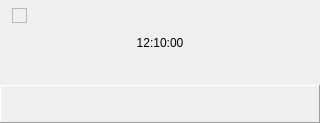
<?xml version="1.0" encoding="UTF-8"?>
<ui version="4.0">
 <class>Clock_form</class>
 <widget class="QWidget" name="Clock_form">
  <property name="geometry">
   <rect>
    <x>921</x>
    <y>566</y>
    <width>320</width>
    <height>123</height>
   </rect>
  </property>
  <property name="toolTip">
   <string></string>
  </property>
  <property name="windowTitle">
   <string>Clock</string>
  </property>
  <widget class="QLabel" name="Panel1">
   <property name="geometry">
    <rect>
     <x>0</x>
     <y>0</y>
     <width>320</width>
     <height>85</height>
    </rect>
   </property>
   <property name="text">
    <string>12:10:00</string>
   </property>
   <property name="enabled">
    <bool>true</bool>
   </property>
   <property name="alignment">
    <enum>Qt::AlignCenter</enum>
   </property>
   <property name="layoutDirection">
    <enum>Qt::LeftToRight</enum>
   </property>
   <property name="toolTip">
    <string></string>
   </property>
   <property name="palette">
    <palette>
     <active>
      <colorrole role="WindowText">
       <brush brushstyle="SolidPattern">
        <color alpha="255">
         <red>0</red>
         <green>0</green>
         <blue>0</blue>
        </color>
       </brush>
      </colorrole>
     </active>
     <inactive>
      <colorrole role="WindowText">
       <brush brushstyle="SolidPattern">
        <color alpha="255">
         <red>0</red>
         <green>0</green>
         <blue>0</blue>
        </color>
       </brush>
      </colorrole>
     </inactive>
     <disabled>
      <colorrole role="WindowText">
       <brush brushstyle="SolidPattern">
        <color alpha="255">
         <red>0</red>
         <green>0</green>
         <blue>0</blue>
        </color>
       </brush>
      </colorrole>
     </disabled>
    </palette>
   </property>
   <property name="frameShape">
    <enum>QFrame::NoFrame</enum>
   </property>
  </widget>
  <widget class="QLabel" name="Panel2">
   <property name="geometry">
    <rect>
     <x>0</x>
     <y>85</y>
     <width>320</width>
     <height>38</height>
    </rect>
   </property>
   <property name="text">
    <string></string>
   </property>
   <property name="enabled">
    <bool>true</bool>
   </property>
   <property name="alignment">
    <enum>Qt::AlignCenter</enum>
   </property>
   <property name="layoutDirection">
    <enum>Qt::LeftToRight</enum>
   </property>
   <property name="toolTip">
    <string></string>
   </property>
   <property name="frameShape">
    <enum>QFrame::Panel</enum>
   </property>
   <property name="frameShadow">
    <enum>QFrame::Raised</enum>
   </property>
  </widget>
  <widget class="QFrame" name="Timer1">
   <property name="geometry">
    <rect>
     <x>12</x>
     <y>8</y>
     <width>15</width>
     <height>15</height>
    </rect>
   </property>
   <property name="frameShape">
    <enum>QFrame::StyledPanel</enum>
   </property>
  </widget>
 </widget>
</ui>
